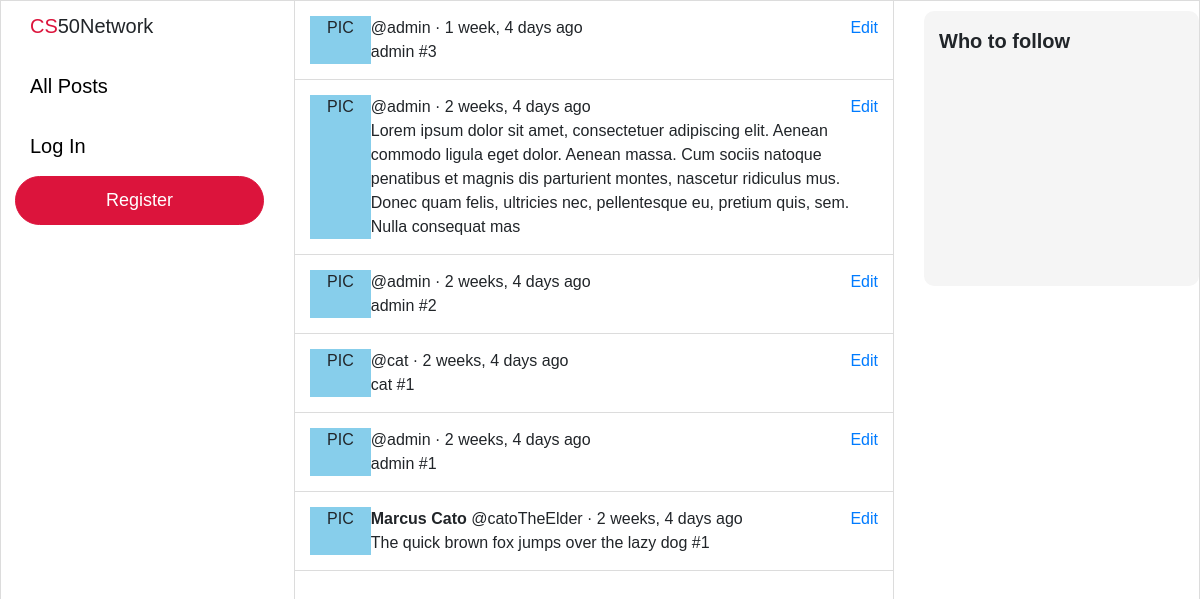
The app's page /, older data.
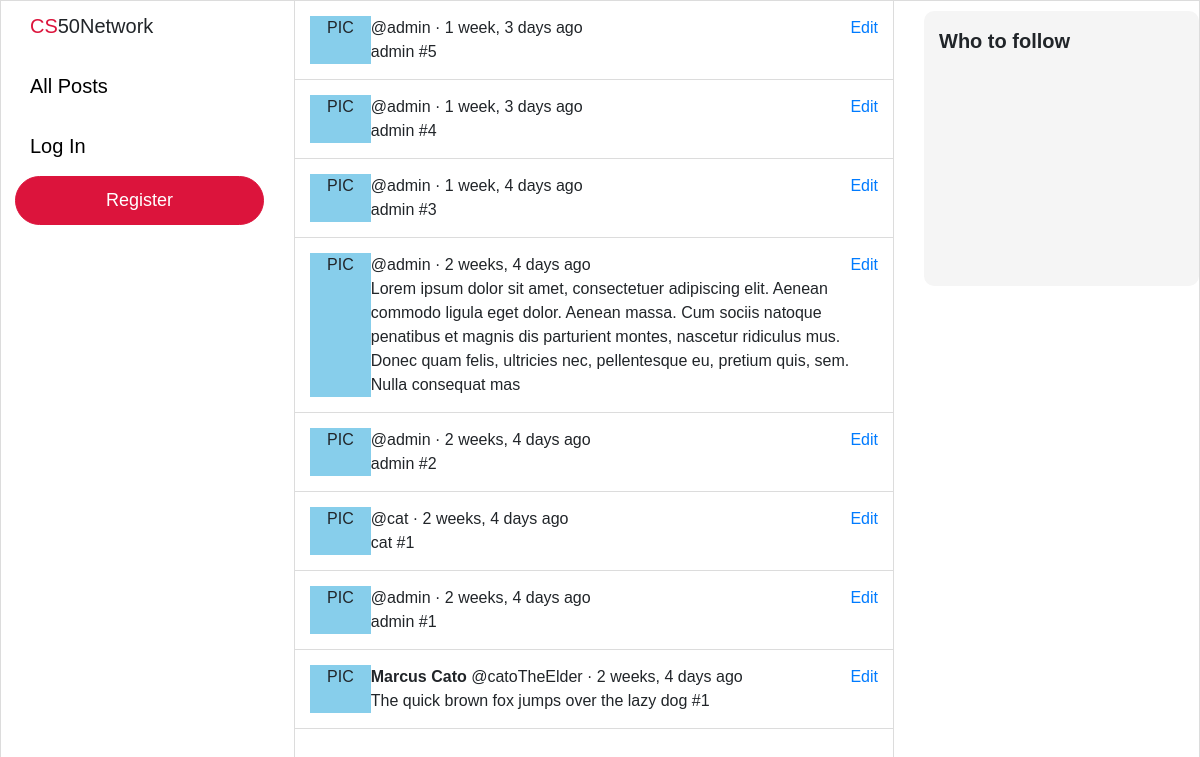
The same page, newer data.
### network/models.py (models this page shows, shortened)
class Post(models.Model):
    user = models.ForeignKey("User", on_delete=models.CASCADE, related_name="posts")
    body = models.TextField(blank=True, max_length=280)
    likes = models.ManyToManyField("User", blank=True, related_name="likes")
    timestamp = models.DateTimeField(auto_now_add=True)
    def get_time(self):
        return humanize.naturaltime(self.timestamp)

class User(AbstractUser):
    pass

### network/views.py (the view)
# urls.py: path("", views.index, name="index"),
def index(request):
    posts = Post.objects.all().order_by('-timestamp')
    context = {"posts": posts}
    return render(request, "network/index.html", context)

### network/templates/network/index.html (shortened to what this page needs)
{% extends "network/layout.html" %}
{% block body %}
        {% for post in posts %}
        <div class="post-outer-container">
            <div class="post-container">
                <div class="profile-pic">
                    PIC
                </div>
                <div class="post-body-container">
                    <div class="post-body-top">
                        <div>
                            <b>{{ post.user.first_name }} {{ post.user.last_name }}</b> @{{ post.user.username }} · {{ post.get_time }}
                        </div>
                        <a class="edit" href=""#>Edit</a>
                    </div>
                    <div class="post-body">
                        {{ post.body }}
                    </div>
                </div>
            </div>
        </div>
        {% endfor %}
        {% endblock %}

Row changes from the older to the newer data that the page shows:
added Post: user.username "admin", get_time "1 week, 3 days ago", body "admin #5"
added Post: user.username "admin", get_time "1 week, 3 days ago", body "admin #4"
